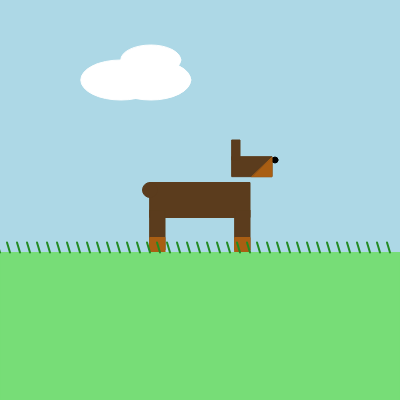
Frame 1 (no input)
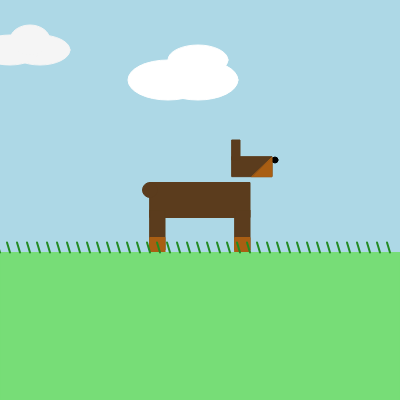
Frame 60 (no input)
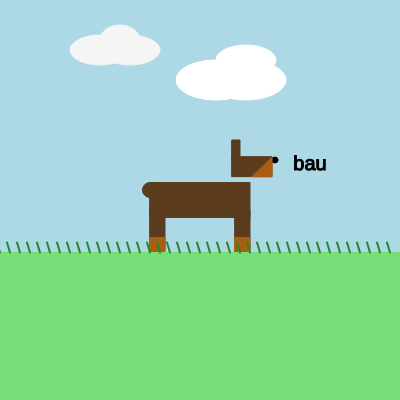
Frame 120 (the mouse pressed at the canvas centre since frame 60)

The p5.js sketch that drew these frames (run headless with seeded random() and noise() and a simulated clock; from frame 60 on, the mouse is pressed at the canvas centre):

// p5.js sketch
// ── sketch.js

let xMax = 400;
let yMax = 400;
let xdog = xMax/2
let ydog = yMax/2

function setup() {
  createCanvas(400, 400);
  console.log('p5.js version:', p5.VERSION);
}

function draw() {
  background (173, 216, 230);

  push()
  
  //corpo cane
  fill(91,60,29);
  stroke(91,60,29);
  rectMode(CENTER);
  rect(xdog, ydog, 100,35);

  //testa
  fill(91,60,29);
  stroke(91,60,29);
  rect(xdog+52, ydog/1.2, 40,20);

  //orecchio
  fill(91,60,29);
  stroke(91,60,29);
  rect(xdog+36, ydog-50, 8,20);

   //naso
  fill(0,0,0);
  stroke(0,0,0);
  circle (xdog+75, ydog-40, 6)

  //muso
   fill(169,94,19);
  stroke(169,94,19);
  triangle(xdog + 72, ydog / 1.27, 
           xdog + 72, ydog / 1.2 + 10,
           xdog + 52, ydog / 1.2 + 10);
  

  //gamba destra
  fill(91,60,29);
  stroke(91,60,29);
  rect(xdog-42.5, ydog+30, 15,40);

  fill(169,94,19);
  stroke(169,94,19);
  rect(xdog-42.5, ydog+45, 15,15);

  //gamba sinistra
  fill(91,60,29);
  stroke(91,60,29);
  rect(xdog+42.5, ydog+30, 15,40);

  fill(169,94,19);
  stroke(169,94,19);
  rect(xdog+42.5, ydog+45, 15,15);

  //coda
  fill(91,60,29);
  stroke(91,60,29);
  circle (xdog-50, ydog-10, 15)

  //prato
  fill(119,221,119);
  stroke(119,221,119);
  rect(xdog, 326.25, xMax, 147.5);

  //nuvole
  
  fill(245);
  stroke(245);
  //più veloce
  ellipse((frameCount * 1.5) % (xMax + 100) - 50, 50, 60, 30);
  ellipse((frameCount * 1.5) % (xMax + 100) - 80, 50, 60, 30);
  ellipse((frameCount * 1.5) % (xMax + 100) - 60, 40, 40, 30);
  
  //meno veloce
  fill(255);
  stroke(255);
  ellipse((frameCount * 0.8 + 200) % (xMax + 100) - 50, 80, 80, 40);
  ellipse((frameCount * 0.8 + 200) % (xMax + 100) - 80, 80, 80, 40);
  ellipse((frameCount * 0.8 + 200) % (xMax + 100) - 50, 60, 60, 30);
   
  pop()


 
  push();
  //Loop for - fili d'erba
  stroke(34, 139, 34); 
  strokeWeight(2);
  for (let i = 0; i < xMax; i += 10) {
    line(i, 252.5, i - 3, 242.5); // filo d'erba inclinato
  }
  strokeWeight(1); 

   if (mouseIsPressed === true) {
    fill(0); 
    stroke(0)
    textSize(20);       
    textAlign(CENTER);  
    text("bau", xdog + 110, ydog - 30);
  }
  
  pop();

}
